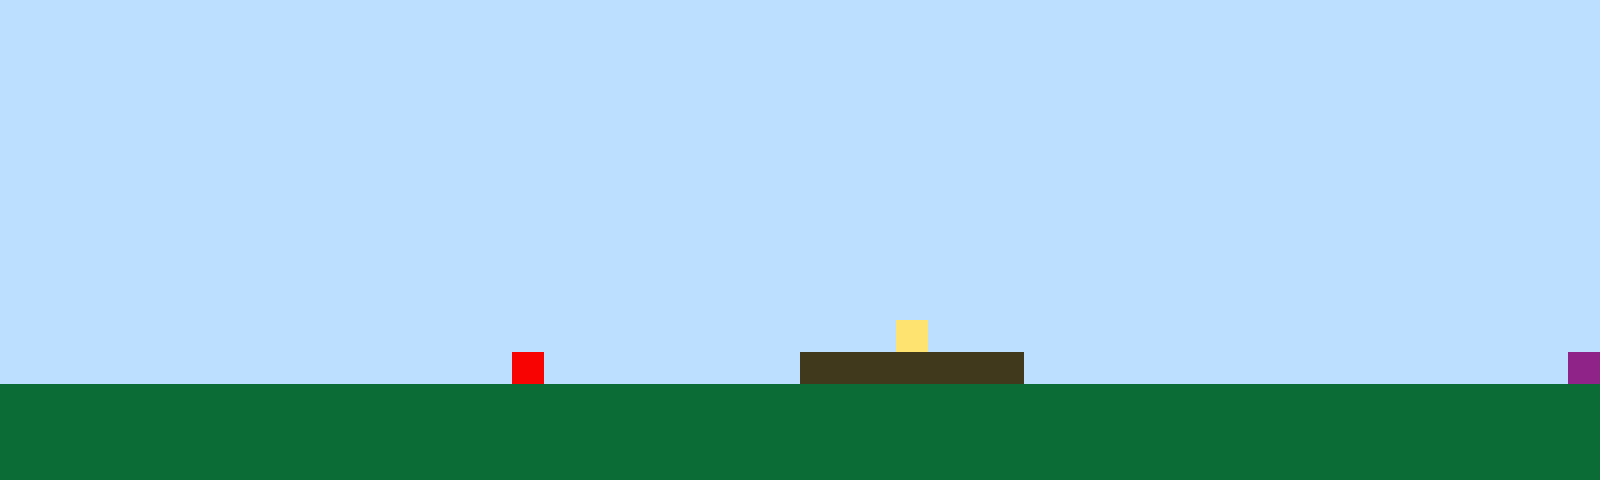

The image is a tile-based game level rendered from a .tmx file. Its description and complete source (layers, tilesets, objects, tile grids) follow:
An orthogonal 50x15 tile map with 32x32 px tiles, 1 tile layer (Tile Layer 1).

<map version="1.10" tiledversion="1.11.2" orientation="orthogonal" renderorder="right-up" width="50" height="15" tilewidth="32" tileheight="32" infinite="0" nextlayerid="2" nextobjectid="1"><editorsettings><export target="map1.csv" format="csv" /></editorsettings><tileset firstgid="1" name="sprites" tilewidth="32" tileheight="32" tilecount="6" columns="3"><image source="sprites.png" width="96" height="64" /></tileset><layer id="1" name="Tile Layer 1" width="50" height="15"><data encoding="csv">1,1,1,1,1,1,1,1,1,1,1,1,1,1,1,1,1,1,1,1,1,1,1,1,1,1,1,1,1,1,1,1,1,1,1,1,1,1,1,1,1,1,1,1,1,1,1,1,1,1,1,1,1,1,1,1,1,1,1,1,1,1,1,1,1,1,1,1,1,1,1,1,1,1,1,1,1,1,1,1,1,1,1,1,1,1,1,1,1,1,1,1,1,1,1,1,1,1,1,1,1,1,1,1,1,1,1,1,1,1,1,1,1,1,1,1,1,1,1,1,1,1,1,1,1,1,1,1,1,1,1,1,1,1,1,1,1,1,1,1,1,1,1,1,1,1,1,1,1,1,1,1,1,1,1,1,1,1,1,1,1,1,1,1,1,1,1,1,1,1,1,1,1,1,1,1,1,1,1,1,1,1,1,1,1,1,1,1,1,1,1,1,1,1,1,1,1,1,1,1,1,1,1,1,1,1,1,1,1,1,1,1,1,1,1,1,1,1,1,1,1,1,1,1,1,1,1,1,1,1,1,1,1,1,1,1,1,1,1,1,1,1,1,1,1,1,1,1,1,1,1,1,1,1,1,1,1,1,1,1,1,1,1,1,1,1,1,1,1,1,1,1,1,1,1,1,1,1,1,1,1,1,1,1,1,1,1,1,1,1,1,1,1,1,1,1,1,1,1,1,1,1,1,1,1,1,1,1,1,1,1,1,1,1,1,1,1,1,1,1,1,1,1,1,1,1,1,1,1,1,1,1,1,1,1,1,1,1,1,1,1,1,1,1,1,1,1,1,1,1,1,1,1,1,1,1,1,1,1,1,1,1,1,1,1,1,1,1,1,1,1,1,1,1,1,1,1,1,1,1,1,1,1,1,1,1,1,1,1,1,1,1,1,1,1,1,1,1,1,1,1,1,1,1,1,1,1,1,1,1,1,1,1,1,1,1,1,1,1,1,1,1,1,1,1,1,1,1,1,1,1,1,1,1,1,1,1,1,1,1,1,1,1,1,1,1,1,1,1,1,1,1,1,1,1,1,1,1,1,1,1,1,1,1,1,1,1,1,1,1,1,1,1,1,1,1,1,1,1,1,1,1,1,1,1,1,1,1,1,1,1,1,1,1,1,1,1,1,1,1,1,1,1,1,1,1,1,1,1,1,1,1,1,1,1,1,1,1,1,1,1,1,1,1,1,1,1,1,4,1,1,1,1,1,1,1,1,1,1,1,1,1,1,1,1,1,1,1,1,1,1,1,1,1,1,1,1,1,1,1,1,1,1,1,1,1,5,1,1,1,1,1,1,1,1,3,3,3,3,3,3,3,1,1,1,1,1,1,1,1,1,1,1,1,1,1,1,1,1,6,2,2,2,2,2,2,2,2,2,2,2,2,2,2,2,2,2,2,2,2,2,2,2,2,2,2,2,2,2,2,2,2,2,2,2,2,2,2,2,2,2,2,2,2,2,2,2,2,2,2,2,2,2,2,2,2,2,2,2,2,2,2,2,2,2,2,2,2,2,2,2,2,2,2,2,2,2,2,2,2,2,2,2,2,2,2,2,2,2,2,2,2,2,2,2,2,2,2,2,2,2,2,2,2,2,2,2,2,2,2,2,2,2,2,2,2,2,2,2,2,2,2,2,2,2,2,2,2,2,2,2,2,2,2,2,2,2,2,2,2,2,2,2,2,2,2,2,2,2,2</data></layer></map>
